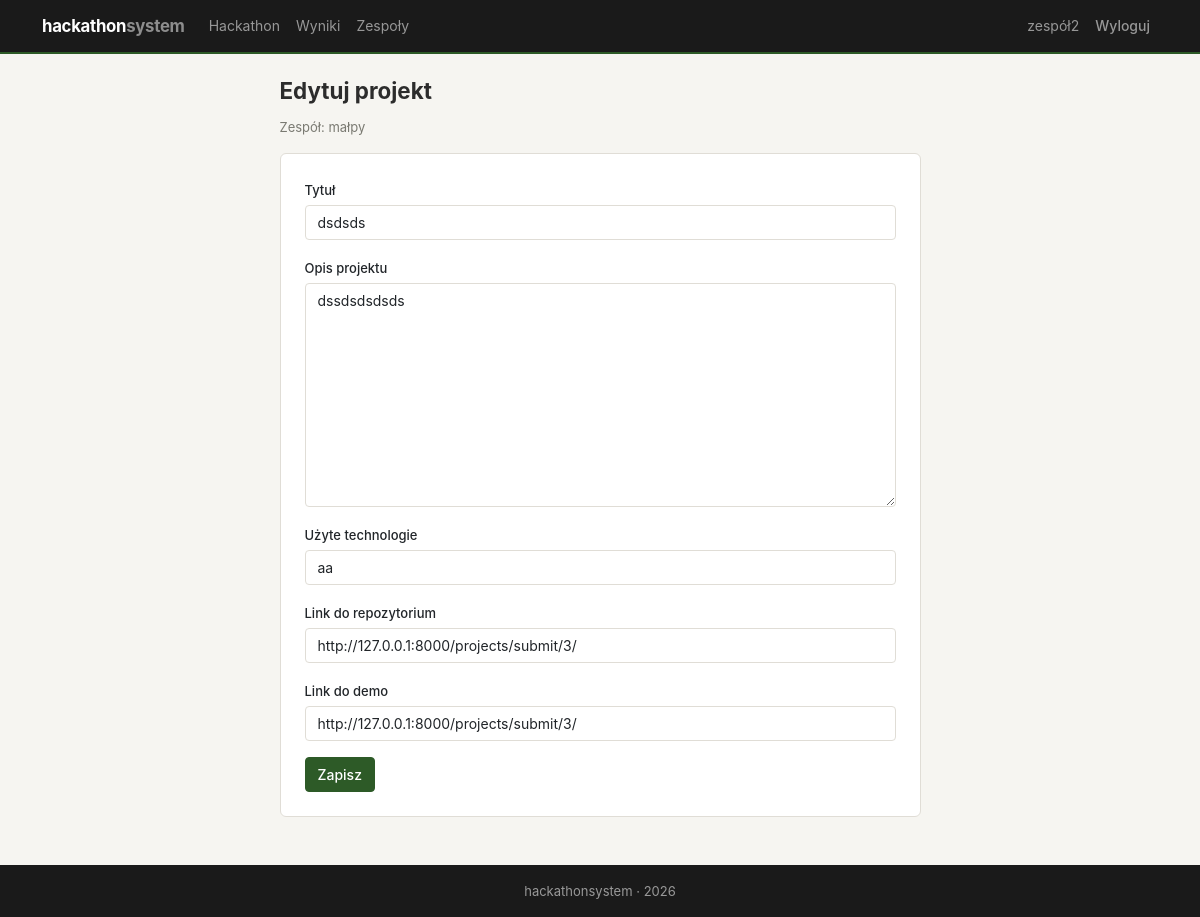
/projects/2/edit/ (signed in), run on the app's committed database.
### teams/models.py (models this page shows, shortened)
class Team(models.Model):
    name = models.CharField(max_length=200, verbose_name='Nazwa zespołu')
    hackathon = models.ForeignKey(Hackathon, on_delete=models.CASCADE, related_name='teams')
    captain = models.ForeignKey(User, on_delete=models.CASCADE, related_name='captained_teams')
    description = models.TextField(blank=True, verbose_name='Opis')
    created_at = models.DateTimeField(auto_now_add=True)
    class Meta:
        unique_together = ['name', 'hackathon']

### projects/models.py (models this page shows, shortened)
class Project(models.Model):
    STATUS_CHOICES = [
        ('draft', 'Szkic'),
        ('submitted', 'Oddany'),
    ]
    team = models.OneToOneField(Team, on_delete=models.CASCADE, related_name='project')
    title = models.CharField(max_length=300, verbose_name='Tytuł')
    description = models.TextField(verbose_name='Opis projektu')
    technologies = models.CharField(max_length=500, verbose_name='Użyte technologie')
    repo_url = models.URLField(blank=True, verbose_name='Link do repozytorium')
    demo_url = models.URLField(blank=True, verbose_name='Link do demo')
    status = models.CharField(max_length=20, choices=STATUS_CHOICES, default='draft')
    submitted_at = models.DateTimeField(auto_now=True)

### projects/views.py (the view)
# urls.py: path('<int:pk>/edit/', views.project_edit, name='edit'),
@login_required
def project_edit(request, pk):
    project = get_object_or_404(Project, pk=pk)
    if not project.team.members.filter(user=request.user).exists():
        messages.error(request, 'Nie jesteś członkiem tego zespołu.')
        return redirect('projects:detail', pk=pk)
    deadline = project.team.hackathon.submit_deadline
    if deadline and timezone.now() > deadline:
        messages.error(request, 'Deadline na oddanie projektu minął!')
        return redirect('projects:detail', pk=pk)
    if request.method == 'POST':
        form = ProjectForm(request.POST, instance=project)
        if form.is_valid():
            form.save()
            messages.success(request, 'Projekt zaktualizowany!')
            return redirect('projects:detail', pk=pk)
    else:
        form = ProjectForm(instance=project)
    return render(request, 'projects/form.html', {'form': form, 'team': project.team, 'title': 'Edytuj projekt'})

### projects/forms.py
class ProjectForm(forms.ModelForm):
    class Meta:
        model = Project
        fields = ['title', 'description', 'technologies', 'repo_url', 'demo_url']
    def __init__(self, *args, **kwargs):
        super().__init__(*args, **kwargs)
        for field in self.fields.values():
            field.widget.attrs['class'] = 'form-control'

### accounts/models.py (called while the page is built)
    @property
    def is_admin(self):
        return self.role == 'admin'

### projects/templates/projects/form.html (shortened to what this page needs)
{% extends 'base.html' %}
{% block content %}
<div class="row justify-content-center">
    <div class="col-md-7">
        <h2>{{ title }}</h2>
        <p class="text-muted" style="font-size:13px">Zespół: {{ team.name }}</p>
        <div class="card p-4">
            <form method="post">
                {% for field in form %}
                    <div class="mb-3">
                        <label for="{{ field.id_for_label }}" class="form-label">{{ field.label }}</label>
                        {{ field }}
                    </div>
                {% endfor %}
                <button type="submit" class="btn btn-primary">Zapisz</button>
            </form>
        </div>
    </div>
</div>
{% endblock %}

### templates/base.html (shortened to what this page needs)
<!DOCTYPE html>
<html lang="pl">
<head>
    <link href="https://cdn.jsdelivr.net/npm/bootstrap@5.3.0/dist/css/bootstrap.min.css" rel="stylesheet">
    <link href="https://cdn.jsdelivr.net/npm/bootstrap-icons@1.10.0/font/bootstrap-icons.css" rel="stylesheet">
    {% load static %}
    <link rel="stylesheet" href="{% static 'css/style.css' %}">
</head>
<body>
    <nav class="navbar navbar-expand-lg navbar-dark">
        <div class="container">
            <a class="navbar-brand" href="{% url 'home' %}">hackathon<span style="opacity:.5">system</span></a>
            <div class="collapse navbar-collapse" id="navbarNav">
                <ul class="navbar-nav me-auto">
                    <li class="nav-item">
                        <a class="nav-link" href="{% url 'hackathon:detail' %}">Hackathon</a>
                    </li>
                    <li class="nav-item">
                        <a class="nav-link" href="{% url 'jury:results' %}">Wyniki</a>
                    </li>
                    {% if user.is_authenticated %}
                        <li class="nav-item">
                            <a class="nav-link" href="{% url 'teams:list' %}">Zespoły</a>
                        </li>
                    {% endif %}
                </ul>
                <ul class="navbar-nav">
                    {% if user.is_authenticated %}
                        <li class="nav-item">
                            <a class="nav-link" href="{% url 'accounts:dashboard' %}">
                                {{ user.username }}
                            </a>
                        </li>
                        <li class="nav-item">
                            <form method="post" action="{% url 'accounts:logout' %}" class="d-inline">
                                <button type="submit" class="nav-link btn btn-link" style="font-size:14px">Wyloguj</button>
                            </form>
                        </li>
                    {% endif %}
                </ul>
            </div>
        </div>
    </nav>
    <div class="container mt-4">
        {% block content %}{% endblock %}
    </div>
    <footer class="mt-5">
        <div class="container text-center">
            <p class="mb-0">hackathonsystem &middot; 2026</p>
        </div>
    </footer>
</body>
</html>

### static/css/style.css (style rules this page uses)
:root { --c-bg: #f6f5f1; --c-surface: #fff; --c-border: #e0ddd6; --c-text: #2c2c2c; --c-muted: #7a7a72; --c-primary: #2d5a27; --c-primary-light: #e8f0e6; --c-accent: #b8860b; --c-accent-light: #fdf5e6; --c-danger: #a33; --c-nav-bg: #1a1a1a; }
* { box-sizing: border-box; }
body { min-height: 100vh; display: flex; flex-direction: column; background: var(--c-bg); color: var(--c-text); font-family: -apple-system, BlinkMacSystemFont, "Segoe UI", Roboto, sans-serif; font-size: 15px; line-height: 1.55; }
.container.mt-4 { flex: 1; }
.navbar { background: var(--c-nav-bg) !important; padding: .5rem 0; border-bottom: 2px solid var(--c-primary); font-size: 14px; }
.navbar-brand { font-weight: 700; letter-spacing: -0.3px; font-size: 1.05rem; }
.navbar .nav-link { padding: .4rem .7rem; }
.card { background: var(--c-surface); border: 1px solid var(--c-border); border-radius: 6px; box-shadow: none; transition: border-color .15s; }
.btn { font-size: 14px; border-radius: 4px; font-weight: 500; }
.btn-primary { background: var(--c-primary); border-color: var(--c-primary); }
.form-control, .form-select { border: 1px solid var(--c-border); border-radius: 4px; font-size: 14px; }
.form-label { font-weight: 500; font-size: 13px; margin-bottom: .3rem; }
h2 { font-size: 1.4rem; font-weight: 700; margin-bottom: .75rem; }
footer { background: var(--c-nav-bg) !important; font-size: 13px; color: #999 !important; padding: 1rem 0; }
footer p { color: #999; }
.text-muted { color: var(--c-muted) !important; }
a { color: var(--c-primary); }

### data on the page
Team: name "małpy"
Project: form "dsdsds" "dssdsdsdsds" "aa" "http://127.0.0.1:8000/projects/submit/3/" "http://127.0.0.1:8000/projects/submit/3/"

### other printed values
{{ user.username }} "zespół2"
{{ title }} "Edytuj projekt"
{{ field.label }} "Tytuł" "Opis projektu" "Użyte technologie" "Link do repozytorium" "Link do demo"
